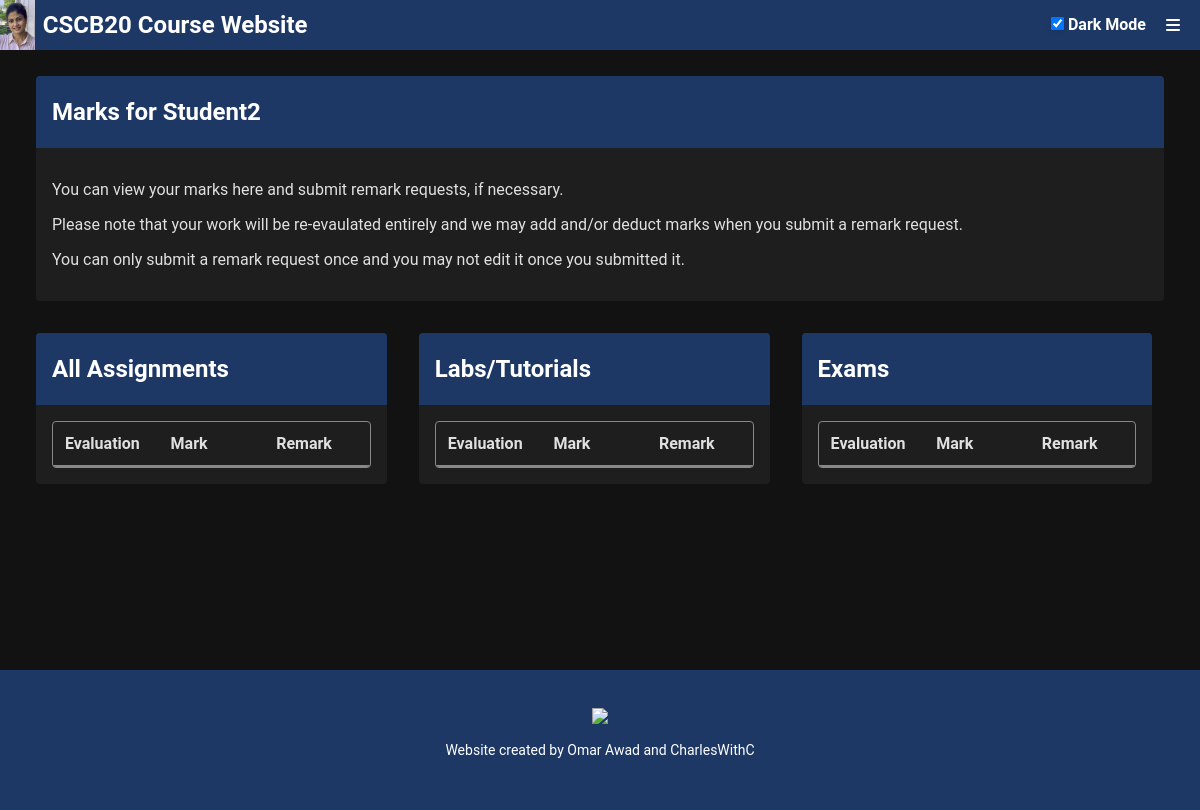
Page /grades (signed in) on the earlier database version.
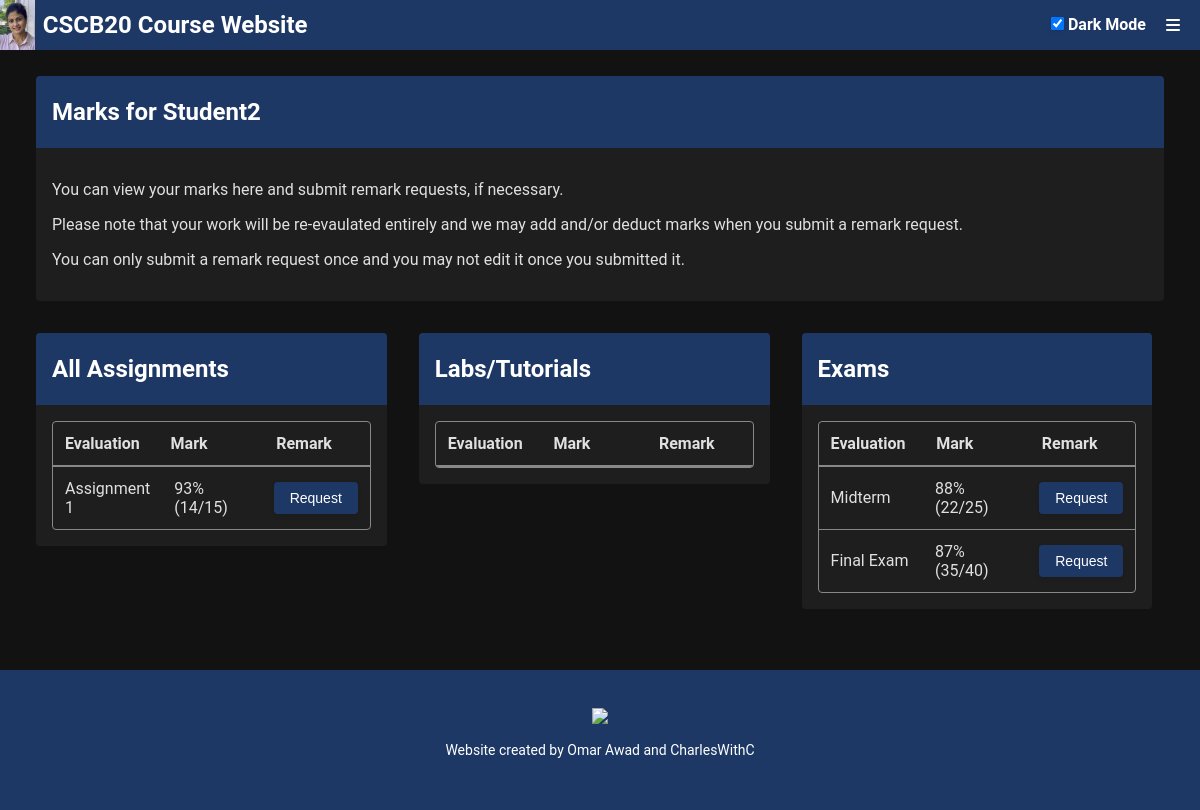
Same page on the later database version.
### src/app.py (models this page shows, shortened)
class Mark(db.Model):
    __tablename__ = 'marks'
    markId = db.Column(db.Integer, primary_key=True)
    userId = db.Column(db.Integer, db.ForeignKey('users.userId', ondelete='CASCADE'), nullable=False)
    markGroupId = db.Column(db.Integer, db.ForeignKey('markGroups.groupId', ondelete='CASCADE'), nullable=False)
    grade = db.Column(db.Integer, nullable=False)
    updatedAt = db.Column(db.Integer, nullable=False)
    remark_requests = db.relationship('RemarkRequest', backref='mark', lazy=True)

class MarkGroup(db.Model):
    __tablename__ = 'markGroups'
    groupId = db.Column(db.Integer, primary_key=True)
    title = db.Column(db.String(255), nullable=False)
    maxGrade = db.Column(db.Integer, nullable=False)
    createdAt = db.Column(db.Integer, nullable=False)
    releasedAt = db.Column(db.Integer, nullable=False)
    marks = db.relationship('Mark', backref='mark_group', lazy=True)
    remark_requests = db.relationship('RemarkRequest', backref='mark_group', lazy=True)

### src/app.py (the view, shortened to what this page needs)
@app.route('/grades')
def grades():
    if 'userId' not in session:
        return redirect(url_for('login', message="Please login to access the grades."))
    current_user_id = session.get('userId')
    current_time = int(time.time())
    if session.get('userInfo', {}).get('accountType') == 'stu':
        student_marks = db.session.query(Mark, MarkGroup, RemarkRequest)\
                            .join(MarkGroup, Mark.markGroupId == MarkGroup.groupId)\
                            .outerjoin(RemarkRequest, Mark.markId == RemarkRequest.markId)\
                            .filter(Mark.userId == current_user_id)\
                            .all()
        return render_template('grades_student.html', student_marks = student_marks, current_time = current_time)

### src/templates/grades_student.html (shortened to what this page needs)
{% extends 'base.html' %}
{% from 'components/grades_table_row_student.html' import grades_table_row_student %}
{% from 'components/modal_regrade_request.html' import modal_regrade_request %}
{% block content %}
<div class="main-container">
    <div class="flex-container">
        <div class="no-flex">
            <div class="container">
                <div class="container-header">
                    <h2>Marks for {{ session['userInfo']['displayName'] }}</h2>
                </div>
                <div class="container-content">
                    <p>You can view your marks here and submit remark requests, if necessary.</p>
                    <p>Please note that your work will be re-evaulated entirely and we may add and/or deduct marks when you submit a remark request.</p>
                    <p>You can only submit a remark request once and you may not edit it once you submitted it.</p>
                </div>
            </div>
        </div>
    </div>
    <div class="contain-33 flex-container">
        <div class="flex-33">
            <div class="container">
                <div class="container-header">
                    <h2>All Assignments</h2>
                </div>
                <div class="container-content">
                    <div class="grades-table">
                        <div class="table-header">
                            <div class="header-cell">Evaluation</div>
                            <div class="header-cell">Mark</div>
                            <div class="header-cell">Remark</div>
                        </div>
                        {% for mark in student_marks %}
                            {% if ("assignment" in mark[1].title.lower()) %}
                                {{ grades_table_row_student(mark, current_time) }}
                            {% endif %}
                        {% endfor %}
                    </div>
                </div>
            </div>
        </div>
        <div class="flex-33">
            <div class="container">
                <div class="container-header">
                    <h2>Labs/Tutorials</h2>
                </div>
                <div class="container-content">
                    <div class="grades-table">
                        <div class="table-header">
                            <div class="header-cell">Evaluation</div>
                            <div class="header-cell">Mark</div>
                            <div class="header-cell">Remark</div>
                        </div>
                    </div>
                </div>
            </div>
        </div>
        <div class="flex-33">
            <div class="container">
                <div class="container-header">
                    <h2>Exams</h2>
                </div>
                <div class="container-content">
                    <div class="grades-table">
                        <div class="table-header">
                            <div class="header-cell">Evaluation</div>
                            <div class="header-cell">Mark</div>
                            <div class="header-cell">Remark</div>
                        </div>
                        {% for mark in student_marks %}
                            {% if ("exam" in mark[1].title.lower() or "midterm" in mark[1].title.lower() or "final" in mark[1].title.lower()) %}
                                {{ grades_table_row_student(mark, current_time) }}
                            {% endif %}
                        {% endfor %}
                    </div>
                </div>
            </div>
        </div>
    </div>
</div>
{% endblock %}

### src/templates/base.html (shortened to what this page needs)
<!DOCTYPE html>
<html>
<head>
    <link rel="stylesheet" type="text/css" href="{{ url_for('static', filename='css/styles.css') }}">
    <link rel="stylesheet" type="text/css"
        href="https://cdnjs.cloudflare.com/ajax/libs/font-awesome/6.7.2/css/all.min.css">
</head>
<body>
    <header>
        <div class="header-title">
            <img src="{{ url_for('static', filename='images/purva.png')}}" alt="Purva Gawde">
            <h1><a href="/">CSCB20 Course Website</a></h1>
        </div>
        <div class="header-control">
            <div class="theme-toggle">
                <label for="theme-toggle">
                    <input type="checkbox" id="theme-toggle">
                    Dark Mode
                </label>
            </div>
            <div>
                <nav class="menu">
                    <a class="menu-control-button" href="#"><i class="fa-solid fa-bars"></i></a>
                </nav>
            </div>
        </div>
    </header>
    {% block content %}{% endblock %}
    <footer>
        <a rel="noreferrer" target="_blank" href="https://web.cs.utoronto.ca">
            <img
                src="https://images.squarespace-cdn.com/content/v1/5c8e9a223560c34f9070706f/a580ab2c-54b5-48a3-9434-fb405f29a57e/CSC-Reverse-60-height.png?format=1500w" />
        </a>
        <p>Website created by Omar Awad and <a rel="noreferrer" target="_blank"
                href="https://charlws.com">CharlesWithC</a></p>
    </footer>
</body>
</html>
</html>

### src/templates/components/grades_table_row_student.html
{% macro grades_table_row_student(mark, current_time) %}
<div class="table-row">
    <div class="table-cell">{{ mark[1].title }}</div>
    {% if mark[1].releasedAt <= current_time %}
        <div class="table-cell">{{ 100 * mark[0].grade // mark[1].maxGrade }}% ({{ mark[0].grade }}/{{ mark[1].maxGrade }})</div>
    {% endif %}
    <div class="table-cell">
        {% if not mark[2] and mark[1].releasedAt <= current_time %}
        <button class="regrade-button" data-mark-id="{{ mark[0].markId }}" data-mark-group-title="{{ mark[1].title }}">Request</button>
        {% elif mark[2] and mark[2].status == 'Pending' %}
        <span class="muted">Requested (Pending)</span>
        {% elif mark[2] and mark[2].status == 'Approved' %}
        <span class="success-message">Approved</span>
        {% elif mark[2] and mark[2].status == 'Rejected' %}
        <span class="error-message">Rejected</span>
        {% else %}
        <span class="muted">Not released yet</span>
        {% endif %}
    </div>
</div>
{% endmacro %}

### src/static/css/styles.css (style rules this page uses)
:root { --body-background: #ECF0F3; --body-color: #0d0d0d; --container-background: white; --dropdown-hover-color: #0d0d0d; --dropdown-hover-background: #f0f0f0; }
[data-theme="dark"] { --body-background: #121212; --body-color: #e0e0e0; --container-background: #1e1e1e; --dropdown-hover-color: #e0e0e0; --dropdown-hover-background: #333; }
body { font-family: 'Roboto', sans-serif; padding: 0; margin: 0; background-color: var(--body-background); color: var(--body-color); }
a { text-decoration: none; color: #4e8dc5; }
header { position: fixed; top: 0; left: 0; width: 100%; height: 50px; z-index: 999; background-color: #1E3866; color: white; display: flex; justify-content: space-between; align-items: center; }
header a { color: white; }
.header-title { height: 50px; display: flex; align-items: center; gap: 8px; }
.header-control { display: flex; align-items: center; }
header img { height: 50px; }
header h1 { font-size: 24px; }
footer { width: calc(100% - 20px); height: 120px; padding: 10px; background-color: #1E3866; color: white; display: flex; flex-direction: column; align-items: center; justify-content: center; }
footer img { width: 300px; }
footer a { color: white; }
footer p { font-size: 14px; }
.theme-toggle { user-select: none; }
.menu { display: block; position: relative; margin-left: 10px; margin-right: 10px; }
.menu-control-button { color: white; margin-left: 10px; margin-right: 10px; }
.main-container { margin-top: 50px; padding: 10px 20px; color: #fae3e3; min-height: calc(100vh - 200px); }
.flex-container { display: flex; }
.no-flex { width: 100%; }
.flex-33 { width: 33%; }
.container { margin: 16px; border-radius: 4px; animation: floatUp 0.8s ease-out forwards; opacity: 0; overflow: auto; background-color: var(--container-background); color: var(--body-color); }
.container-header { background-color: #1E3866; color: white; padding: 2px 16px; }
.container-content { padding: 16px; }
button { border-radius: 4px; padding: 8px 16px; font-size: 14px; border: none; box-shadow: 0 2px 5px rgba(0, 0, 0, 0.1); background-color: #1E3866; color: white; cursor: pointer; }
input, select, textarea { border-radius: 4px; padding: 8px 16px; font-size: 14px; border: none; box-shadow: 0 2px 5px rgba(0, 0, 0, 0.1); margin: 8px 0 12px 0; color: var(--body-color); background-color: var(--body-background); }
label { font-weight: bold; }
.grades-table { display: flex; flex-direction: column; border: 1px solid #888; border-radius: 4px; overflow: scroll; }
.table-header { display: flex; font-weight: bold; border-bottom: 2px solid #888; }
.table-row { display: flex; border-bottom: 1px solid #888; }
.table-row:last-child { border-bottom: none; }
.header-cell, .table-cell { flex: 1; padding: 12px; display: flex; align-items: center; }

Differences in the rows shown:
added Mark: title "Assignment 1", 100*mark[0].grade//mark[1].maxGrade "93", grade "14", maxGrade "15", shown under "All Assignments"
added Mark: title "Midterm", 100*mark[0].grade//mark[1].maxGrade "88", grade "22", maxGrade "25", shown under "Exams"
added Mark: title "Final Exam", 100*mark[0].grade//mark[1].maxGrade "87", grade "35", maxGrade "40", shown under "Exams"
